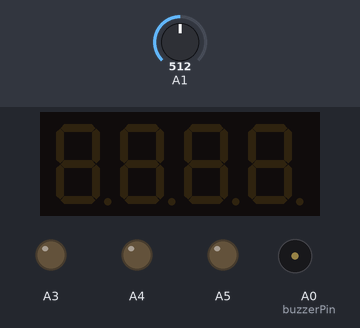
The sketch below on a simulated Arduino Uno, built with avr-gcc and run on an emulated ATmega328P. On the bench: 4-digit seven-segment display, output pins drawn as LEDs (lit = HIGH), buzzer (waves = sounding). Inputs (shaded band) come from the test bench; at power-on: A1 = 512.

Above: at 1.2 s.
1.3 s: A1 set to 992
2.8 s: A1 set to 1017
At 4.4 s:
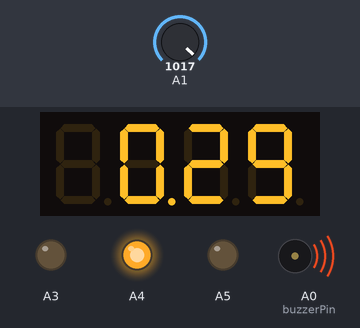
At 5.6 s:
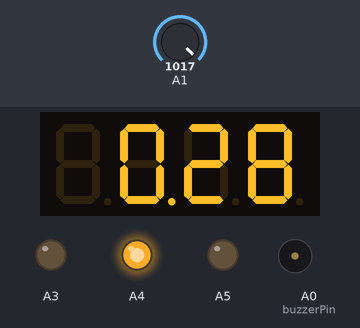
5.8 s: A1 set to 990
At 6.9 s:
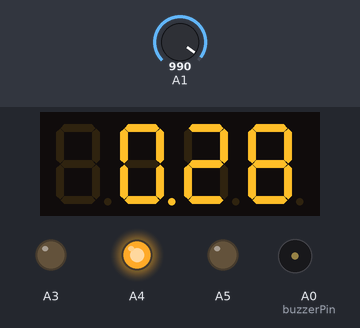
Timing chart, 0 to 8.8 s (numbered marks = the images above; inputs shaded):
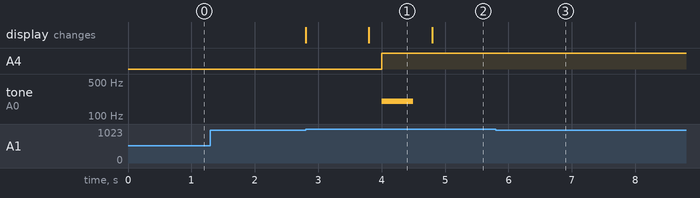

The sketch:

7segment_3.ino
```cpp
//7세그먼트
// 사용법 참고 https://github.com/DeanIsMe/SevSeg
// timer.h 사용법 참조 http://www.dreamy.pe.kr/zbxe/CodeClip/3768817
#include <SevSeg.h>
#include "Timer.h"

Timer t;
SevSeg sevseg; //init Segment-object

int buzzerPin = A0; //pin for Sound
int number=31; //Counter value 1-30
static unsigned long timer = 0;
static unsigned long fotimer = 0;

int sigin_rf_save =0;
int sigin_key_save = 0; // form key 저장
int sigin_keypad = 0;

void setup()
{
Serial.begin(9600);

  byte numDigits = 4; //number of digits
  byte digitPins[] = {2, 3, 4, 5}; //digit pins
  byte segmentPins[] = {6, 7, 8, 9, 10, 11, 12, 13}; //Pins Segment
  sevseg.begin(COMMON_CATHODE, numDigits, digitPins, segmentPins);
  sevseg.setBrightness(90);

  pinMode(A3, INPUT);
  pinMode(A4, INPUT);
  pinMode(A5, INPUT);
  pinMode(A1, INPUT);
  pinMode(1, OUTPUT);

  t.every(1000, countdown);
}

void loop()
{
  sigin_rf_save = analogRead(A1);
  sevseg.refreshDisplay();

  if(sigin_rf_save>1000){
     t.update();
     CountDown_piezo(timer);
  }
}

void countdown(){
    sevseg.refreshDisplay(); // Must run repeatedly
    timer += 1000;

    if(number > 0){
      number--;
    }

     sevseg.setNumber(number,2);

  if(sigin_keypad > 1000){ //Keypad에서 비밀번호 일치시 전송 받은 값일 경우
    setColor(0,0,0);
  }
}

void CountDown_piezo (long timer){

   if(millis() % 2000 == 0 && timer <= 10000)
   {
      setColor(0, 255, 0);
      tone(buzzerPin, 200, 500);
   }

   if(millis() % 1000 == 0 && timer > 10000)
   {
      setColor(255, 255, 0);
      tone(buzzerPin, 200, 300);
   }

   if(millis() % 500 == 0 && timer > 20000)
   {
      setColor(255,0,0);
      tone(buzzerPin, 200, 200);
   }

   if(millis() % 250 == 0 && timer > 25000 && timer < 31000)
   {
        setColor(255,0,0);
        tone(buzzerPin, 200, 200);
   }

   if(timer > 30000)
   {
       tone(buzzerPin, 500, 3000);
       StopCountDown();
   }
}

void StopCountDown(){
  for(int color=0; color < 10; color++){
       setColor(255, 0, 0);
       delay(500);
       setColor(0, 0, 255);
       delay(500);
       }
       setColor(0,0,0);
       delay(5100000);
}

void setColor(int red, int green, int blue)
{
  analogWrite(A3, red);
  analogWrite(A4, green);
  analogWrite(A5, blue);
}
```

Measured:
- the behaviour switches between 1000 and 1001 on A1 (found by bisection; images 0 and 1)
- after the input at 1.3 s, every drawn part: stays the same
- after the input at 2.8 s, A4: LOW → HIGH after 1.2 s; tone on A0 (buzzerPin): silent → 200 Hz after 1.2 s, → silent 0.50 s later; the display: first changes at once (image 1 shows a later state)
- after the input at 5.8 s, A3: stays LOW (without the input it goes to HIGH after 7.2 s); tone on A0 (buzzerPin): stops changing and stays silent
